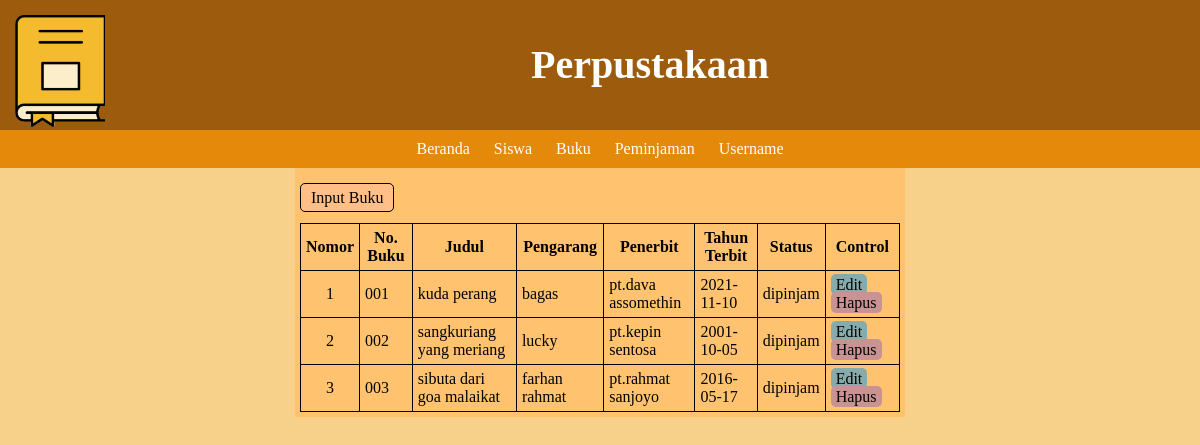
Screenshot of /?menu=Buku with the database file from the repository.
### tables this page shows
CREATE TABLE `buku` (
  `No_buku` varchar(6) NOT NULL,
  `JudulBuku` varchar(40) NOT NULL,
  `Pengarang` varchar(200) NOT NULL,
  `Penerbit` varchar(200) NOT NULL,
  `Tahun_terbit` date NOT NULL,
  `Status` varchar(10) NOT NULL
);

### buku/buku.php (the view, shortened to what this page needs)
 <?php
	include "config/koneksi.php";
?>
<!DOCTYPE html>
<html>
<head>
</head>
<body>
	<a class="btnLinkMaster" href="buku/frm_buku.php">Input Buku</a>
		<table border="1" width="100%" align="center">
	<tr>
		<th>Nomor</th>
		<th>No. Buku</th>
		<th>Judul</th>
		<th>Pengarang</th>
		<th>Penerbit</th>
		<th>Tahun Terbit</th>
		<th>Status</th>
		<th>Control</th>
	</tr>
	<tr>
		<?php
		$no=1;
			$hasil = $konek ->query ("SELECT * FROM buku");
				while ($row = $hasil -> fetch_assoc()){
		?>
		<tr>
				<td align="center"><?php echo $no; $no++;?></td>
				<td><?php echo $row['No_buku']; ?></td>
				<td><?php echo $row['JudulBuku']; ?></td>
				<td><?php echo $row['Pengarang']; ?></td>
				<td><?php echo $row['Penerbit']; ?></td>
				<td><?php echo $row['Tahun_terbit']; ?></td>
				<td><?php echo $row['Status']; ?></td>
				<td><a id="btnEdit" href="buku/frm_editbuku.php?No_buku=<?php echo $row['No_buku'] ?>">Edit</a>
					<a id="btnHapus" href="buku/hapusbuku.php?No_buku=<?php echo $row['No_buku'] ?>">Hapus</a>
			</td>
			</tr>
		<?php
			}
		?>
</table>
</body>
</html>

### index.php (style rules this page uses)
body { margin: 0px; }
#data-content table { border: 1px solid black; border-collapse: collapse; width: 100%; }
#data-content th, td { border-bottom: 1px solid black; padding: 5px; border-right: 1px ; }
#btnEdit { padding: 2px 5px; background-color: #87AAAA; margin-right: 5px; border-radius: 5PX; text-decoration: none; color: black; }
#btnHapus { padding: 2px 5px; background-color: #c99393; margin-right: 5px; border-radius: 5PX; text-decoration: none; color: black; }
.btnLinkMaster { box-sizing: border-box; padding: 5px 10px; background-color: #FFBF86; color: black; margin-top: 5px; height: 50px; text-align: center; line-height: 50px; text-decoration: none; border-radius: 5px; border: solid 1px black; }

### rows the page displays
buku: No_buku "001", JudulBuku "kuda perang", Pengarang "bagas", Penerbit "pt.dava assomethin", Tahun_terbit "2021-11-10", Status "dipinjam"
buku: No_buku "002", JudulBuku "sangkuriang yang meriang", Pengarang "lucky", Penerbit "pt.kepin sentosa", Tahun_terbit "2001-10-05", Status "dipinjam"
buku: No_buku "003", JudulBuku "sibuta dari goa malaikat", Pengarang "farhan rahmat", Penerbit "pt.rahmat sanjoyo", Tahun_terbit "2016-05-17", Status "dipinjam"
